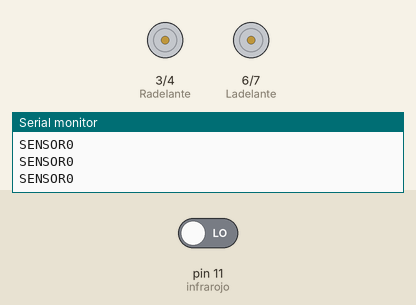
This sketch was run on a simulated Arduino Uno, built with avr-gcc and run on an emulated ATmega328P. Shown: motor-driver pin pairs drawn as motors (green arrow = first pin HIGH = forward, orange = second pin HIGH = backward, longer = more drive), the last lines printed to the serial monitor. Inputs (shaded band) come from the test bench; at power-on: pin 11 (infrarojo) LOW.

Above: at 5.2 s.
5.3 s: pin 11 (infrarojo) driven HIGH
At 6.2 s:
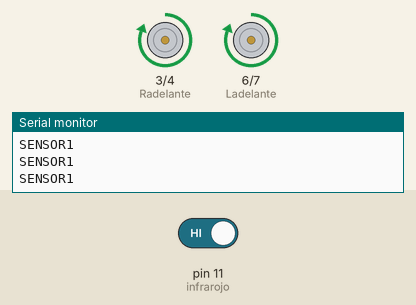
6.8 s: pin 11 (infrarojo) driven LOW
At 7.2 s:
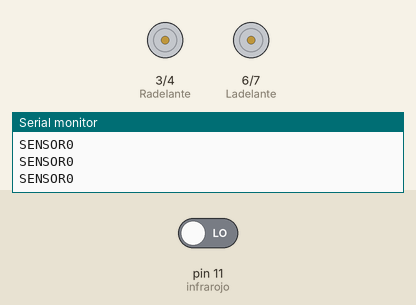
Timing chart, 0 to 9.8 s (numbered marks = the images above; inputs shaded):
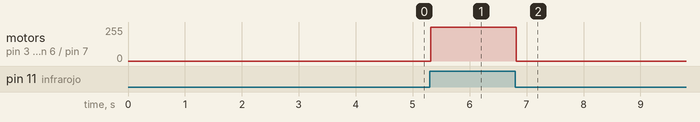

Measured:
- after the input at 5.3 s, motor on pin 3 (Radelante) / pin 4 (Ratras), motor on pin 6 (Ladelante) / pin 7 (Latras): stopped → forward 255/255 at once
- after the input at 6.8 s, motor on pin 3 (Radelante) / pin 4 (Ratras), motor on pin 6 (Ladelante) / pin 7 (Latras): forward 255/255 → stopped at once

The sketch:

sketch_jan09a.ino
```cpp
int infrarojo = 11;
int valorInfrarojo = 1;
int Ratras = 4;
int Latras = 7;
int Radelante = 3;
int Ladelante = 6;


void setup() {
  delay(4000);
  Serial.begin(9600); // Comenzamos comunicacion serial.

  pinMode(infrarojo, INPUT);
  pinMode (Ladelante, OUTPUT);
  pinMode (Radelante, OUTPUT);
  pinMode (Latras, OUTPUT);
  pinMode (Ratras, OUTPUT);


  }
void loop() {
  valorInfrarojo = digitalRead(infrarojo);
  Serial.print("SENSOR");
  Serial.println(valorInfrarojo);

  if(valorInfrarojo==1)  // no se detecta obstaculo el auto avanza
  {
  digitalWrite(Ladelante,1);
  digitalWrite(Radelante,1);
  digitalWrite(Latras,0);
  digitalWrite(Ratras,0);

  }
  else // se detecta obstaculo el auto se detiene
  {
  digitalWrite(Ladelante,0);
  digitalWrite(Radelante,0);
  digitalWrite(Latras,0);
  digitalWrite(Ratras,0);
  }
  }
```
